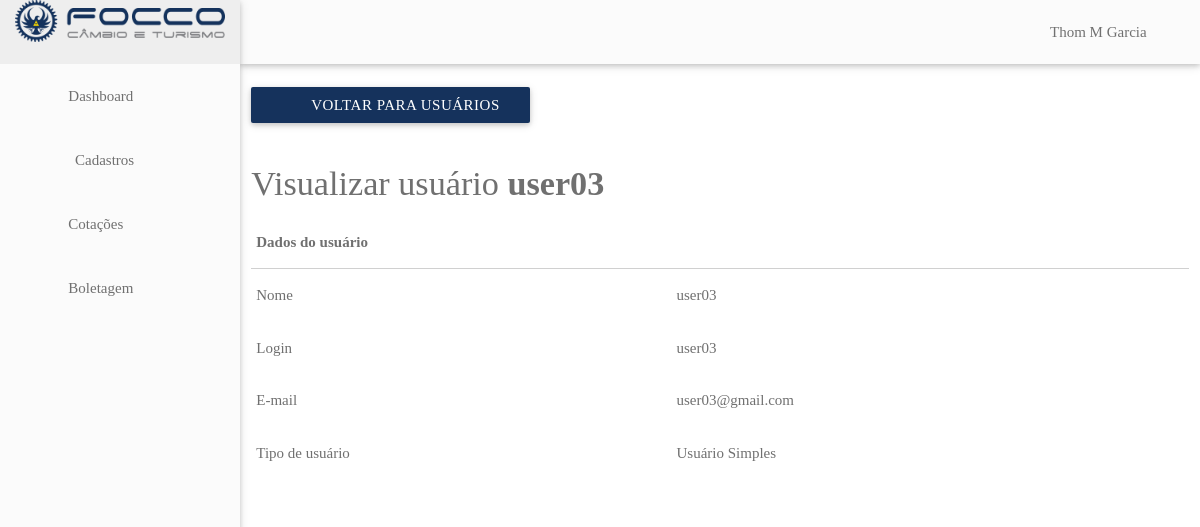
The page /dashboard/usuarios/visualizar?usuarioId=3 (signed in) on the database as committed earlier.
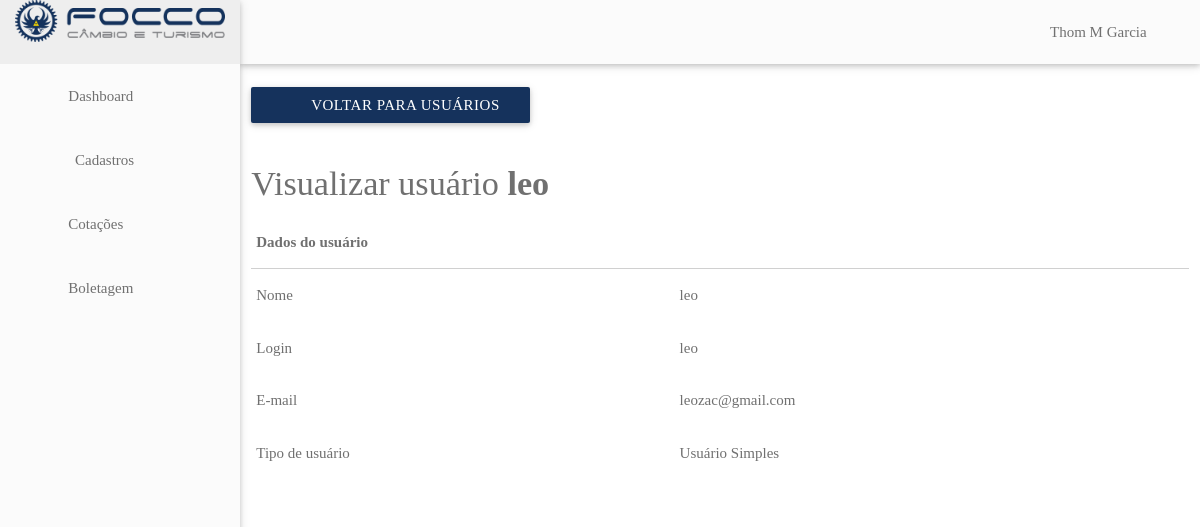
The same page on the database as committed later.
### tables this page shows
CREATE TABLE `usuarios` (
  `id` int(11) NOT NULL,
  `login` varchar(20) DEFAULT NULL,
  `senha` varchar(255) DEFAULT NULL,
  `tipo` int(11) DEFAULT NULL,
  `nome` varchar(100) DEFAULT NULL,
  `email` varchar(100) DEFAULT NULL,
  `telefone` varchar(25) DEFAULT NULL
);

### dashboard/usuarios/visualizar.php (the view, shortened to what this page needs)
<?php
include "../core/database.php";
include "../includes/header.php";
$sql_query = sprintf("SELECT * FROM usuarios WHERE id = %s", $_GET['usuarioId']);
$result = mysqli_query($conn, $sql_query);
$rows = array();
while($row = mysqli_fetch_array($result)) $rows[] = $row;
foreach($rows as $r){
  $nome = $r['nome'];
  $login = $r['login'];
  $email = $r['email'];
  $tipo = $r['tipo'];
}
?>
<main>
  <div class="row">
    <div class="col s12">
      <br>
      <a class="btn waves-effect waves-light bg-blue" href="/dashboard/usuarios/"><i class="material-icons left">&#xE5C4;</i> Voltar para Usuários</a>
      <div class="spacing"></div>
      <h4 class="title-forms">Visualizar usuário <strong><?php echo $nome ?></strong></h4>
      <div class="row">
        <table class="responsive-table">
          <thead>
            <tr>
              <th data-field="campos" colspan="2">Dados do usuário</th>
            </tr>
          </thead>
          <tbody>
            <tr>
              <td>Nome</td>
              <td><?php echo $nome ?></td>
            </tr>
            <tr>
              <td>Login</td>
              <td><?php echo $login ?></td>
            </tr>
            <tr>
              <td>E-mail</td>
              <td><?php echo $email ?></td>
            </tr>
            <tr>
              <td>Tipo de usuário</td>
              <td><?php echo $tipo == 2 ? "Administrador" : "Usuário Simples" ?></td>
            </tr>
          </tbody>
        </table>
      </div>
    </div>
  </div>
</main>
<?php
include "../includes/footer.php";
?>

### dashboard/includes/header.php (shortened to what this page needs)
<!DOCTYPE html>
<html>
<head>
  <link rel="stylesheet" href="/dashboard/styles/materialize.css" />
</head>
<body>
  <header>
    <nav class="bg-gray">
      <ul class="right hide-on-med-and-down">
        <li><a class="dropdown-button" href="#!" data-activates="dropOptions"><?php echo $_SESSION['currentUser']['nome']  ?><i class="material-icons right">&#xE5C5;</i></a></li>
      </ul>
      <ul id="slide-out" class="side-nav fixed bg-gray white-text">
        <li class="brand-logo center"><img class="" src="/dashboard/images/logo_topo_minor.png" alt="logotipo"></li>
        <li><a href="#!"></a></li>
        <li><a href="/dashboard/home"><i class="material-icons left">&#xE871;</i> Dashboard</a></li>
        <li class="">
          <ul class="collapsible collapsible-accordion">
            <li>
              <a class="collapsible-header"><i class="material-icons left">&#xE3C9;</i> Cadastros<i class="material-icons right">&#xE5C5;</i></a>
            </li>
          </ul>
        </li>
        <li><a href="/dashboard/cotacoes"><i class="material-icons left">&#xE227;</i> Cotações</a></li>
        <li><a href="/dashboard/boletagem"><i class="material-icons left">&#xE922;</i> Boletagem</a></li>
      </ul>
    </nav>
  </header>

### dashboard/includes/footer.php (shortened to what this page needs)
</body>
</html>

Rows that differ between the two databases and show on the page:
changed usuarios: nome "user03" → "leo"; login "user03" → "leo"; email "user03@gmail.com" → "leozac@gmail.com"
